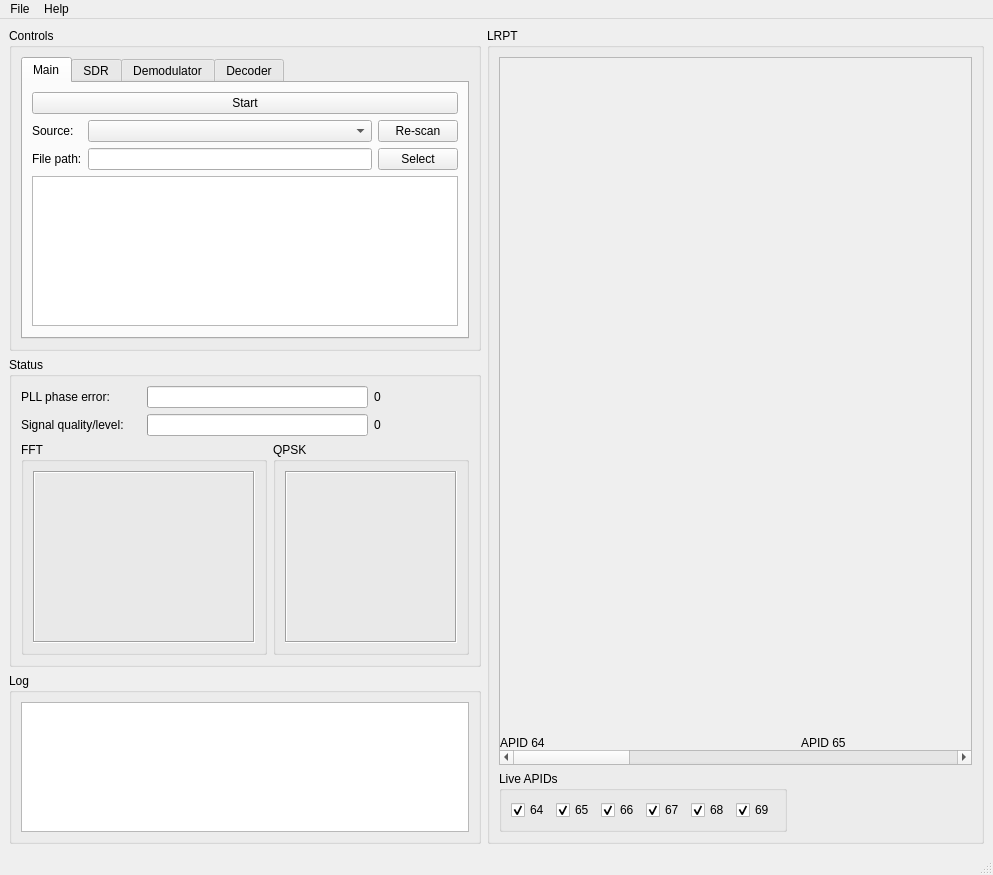
<?xml version="1.0" encoding="UTF-8"?>
<ui version="4.0">
 <class>MainWindow</class>
 <widget class="QMainWindow" name="MainWindow">
  <property name="geometry">
   <rect>
    <x>0</x>
    <y>0</y>
    <width>993</width>
    <height>875</height>
   </rect>
  </property>
  <property name="windowTitle">
   <string>glrpt</string>
  </property>
  <widget class="QWidget" name="centralwidget">
   <layout class="QGridLayout" name="gridLayout_5" rowstretch="0,0,1" columnstretch="0,1">
    <item row="0" column="0">
     <widget class="QGroupBox" name="ControlsGB">
      <property name="title">
       <string>Controls</string>
      </property>
      <layout class="QVBoxLayout" name="verticalLayout_3">
       <item>
        <widget class="QTabWidget" name="ControlsTabWidget">
         <property name="currentIndex">
          <number>0</number>
         </property>
         <widget class="QWidget" name="MainTab">
          <attribute name="title">
           <string>Main</string>
          </attribute>
          <layout class="QGridLayout" name="gridLayout_4">
           <item row="4" column="0" colspan="2">
            <widget class="QPlainTextEdit" name="SrcInfoText">
             <property name="sizePolicy">
              <sizepolicy hsizetype="Expanding" vsizetype="Fixed">
               <horstretch>0</horstretch>
               <verstretch>0</verstretch>
              </sizepolicy>
             </property>
             <property name="maximumSize">
              <size>
               <width>16777215</width>
               <height>150</height>
              </size>
             </property>
             <property name="readOnly">
              <bool>true</bool>
             </property>
            </widget>
           </item>
           <item row="0" column="0" colspan="2">
            <widget class="QPushButton" name="StartStopBtn">
             <property name="text">
              <string>Start</string>
             </property>
            </widget>
           </item>
           <item row="2" column="1">
            <layout class="QHBoxLayout" name="horizontalLayout_4">
             <item>
              <widget class="QLineEdit" name="SrcFilepath"/>
             </item>
             <item>
              <widget class="QPushButton" name="SrcFileBrowseBtn">
               <property name="text">
                <string>Select</string>
               </property>
              </widget>
             </item>
            </layout>
           </item>
           <item row="1" column="0">
            <widget class="QLabel" name="SrcLbl">
             <property name="text">
              <string>Source:</string>
             </property>
            </widget>
           </item>
           <item row="1" column="1">
            <layout class="QHBoxLayout" name="horizontalLayout_7">
             <item>
              <widget class="QComboBox" name="SrcCombB">
               <property name="sizePolicy">
                <sizepolicy hsizetype="Expanding" vsizetype="Fixed">
                 <horstretch>0</horstretch>
                 <verstretch>0</verstretch>
                </sizepolicy>
               </property>
               <property name="currentIndex">
                <number>-1</number>
               </property>
               <item>
                <property name="text">
                 <string>I/Q file</string>
                </property>
               </item>
               <item>
                <property name="text">
                 <string>QPSK file</string>
                </property>
               </item>
              </widget>
             </item>
             <item>
              <widget class="QPushButton" name="SrcRescanBtn">
               <property name="text">
                <string>Re-scan</string>
               </property>
              </widget>
             </item>
            </layout>
           </item>
           <item row="2" column="0">
            <widget class="QLabel" name="SrcFilepathLbl">
             <property name="text">
              <string>File path:</string>
             </property>
            </widget>
           </item>
          </layout>
         </widget>
         <widget class="QWidget" name="SDRTab">
          <attribute name="title">
           <string>SDR</string>
          </attribute>
          <layout class="QGridLayout" name="gridLayout_2">
           <item row="1" column="0">
            <widget class="QLabel" name="label_6">
             <property name="text">
              <string>Input rate/decimation:</string>
             </property>
            </widget>
           </item>
           <item row="5" column="0">
            <widget class="QCheckBox" name="SDRBiasTee">
             <property name="text">
              <string>Bias tee</string>
             </property>
            </widget>
           </item>
           <item row="4" column="1" colspan="2">
            <widget class="QSlider" name="SDRGainSlider">
             <property name="orientation">
              <enum>Qt::Horizontal</enum>
             </property>
             <property name="tickPosition">
              <enum>QSlider::TicksBelow</enum>
             </property>
             <property name="tickInterval">
              <number>20</number>
             </property>
            </widget>
           </item>
           <item row="0" column="0">
            <widget class="QLabel" name="label_4">
             <property name="text">
              <string>Frequency/bandwidth:</string>
             </property>
            </widget>
           </item>
           <item row="1" column="2">
            <widget class="QComboBox" name="SDRDecimationCombB">
             <item>
              <property name="text">
               <string>1</string>
              </property>
             </item>
             <item>
              <property name="text">
               <string>2</string>
              </property>
             </item>
             <item>
              <property name="text">
               <string>4</string>
              </property>
             </item>
             <item>
              <property name="text">
               <string>8</string>
              </property>
             </item>
             <item>
              <property name="text">
               <string>16</string>
              </property>
             </item>
             <item>
              <property name="text">
               <string>32</string>
              </property>
             </item>
            </widget>
           </item>
           <item row="4" column="0">
            <widget class="QRadioButton" name="SDRGainManualRB">
             <property name="text">
              <string>Manual</string>
             </property>
            </widget>
           </item>
           <item row="1" column="1">
            <widget class="QComboBox" name="SDRInputRateCombB"/>
           </item>
           <item row="0" column="1">
            <widget class="QDoubleSpinBox" name="SDRFrequencySB">
             <property name="suffix">
              <string> kHz</string>
             </property>
             <property name="decimals">
              <number>3</number>
             </property>
             <property name="minimum">
              <double>130000.000000000000000</double>
             </property>
             <property name="maximum">
              <double>140000.000000000000000</double>
             </property>
             <property name="singleStep">
              <double>100.000000000000000</double>
             </property>
             <property name="value">
              <double>137100.000000000000000</double>
             </property>
            </widget>
           </item>
           <item row="2" column="0" colspan="2">
            <widget class="QLabel" name="RcvSamplingRateLbl">
             <property name="text">
              <string>Sampling rate:</string>
             </property>
            </widget>
           </item>
           <item row="0" column="2">
            <widget class="QDoubleSpinBox" name="SDRBandwidthSB">
             <property name="suffix">
              <string> kHz</string>
             </property>
             <property name="decimals">
              <number>3</number>
             </property>
             <property name="minimum">
              <double>0.000000000000000</double>
             </property>
             <property name="maximum">
              <double>200.000000000000000</double>
             </property>
             <property name="singleStep">
              <double>10.000000000000000</double>
             </property>
             <property name="value">
              <double>120.000000000000000</double>
             </property>
            </widget>
           </item>
           <item row="3" column="0">
            <widget class="QRadioButton" name="SDRGainAutoRB">
             <property name="text">
              <string>AGC</string>
             </property>
             <property name="checked">
              <bool>true</bool>
             </property>
            </widget>
           </item>
           <item row="6" column="0" colspan="3">
            <spacer name="verticalSpacer_2">
             <property name="orientation">
              <enum>Qt::Vertical</enum>
             </property>
             <property name="sizeHint" stdset="0">
              <size>
               <width>20</width>
               <height>40</height>
              </size>
             </property>
            </spacer>
           </item>
          </layout>
         </widget>
         <widget class="QWidget" name="DemodTab">
          <attribute name="title">
           <string>Demodulator</string>
          </attribute>
          <layout class="QGridLayout" name="gridLayout_3">
           <item row="3" column="1">
            <widget class="QSpinBox" name="DemodRRCOrderSB">
             <property name="maximum">
              <number>256</number>
             </property>
             <property name="value">
              <number>32</number>
             </property>
            </widget>
           </item>
           <item row="6" column="0" colspan="3">
            <spacer name="verticalSpacer">
             <property name="orientation">
              <enum>Qt::Vertical</enum>
             </property>
             <property name="sizeHint" stdset="0">
              <size>
               <width>20</width>
               <height>40</height>
              </size>
             </property>
            </spacer>
           </item>
           <item row="1" column="1">
            <widget class="QDoubleSpinBox" name="DemodPLLBandwidthSB">
             <property name="suffix">
              <string> Hz</string>
             </property>
             <property name="decimals">
              <number>1</number>
             </property>
             <property name="minimum">
              <double>0.000000000000000</double>
             </property>
             <property name="maximum">
              <double>500.000000000000000</double>
             </property>
             <property name="value">
              <double>100.000000000000000</double>
             </property>
            </widget>
           </item>
           <item row="4" column="1">
            <widget class="QSpinBox" name="DemodInterpolationFactorSB">
             <property name="maximum">
              <number>32</number>
             </property>
             <property name="value">
              <number>4</number>
             </property>
            </widget>
           </item>
           <item row="3" column="0">
            <widget class="QLabel" name="label_10">
             <property name="text">
              <string>RRC order/alpha:</string>
             </property>
            </widget>
           </item>
           <item row="4" column="0">
            <widget class="QLabel" name="label_11">
             <property name="text">
              <string>Interpolation factor:</string>
             </property>
            </widget>
           </item>
           <item row="2" column="0">
            <widget class="QLabel" name="label_9">
             <property name="text">
              <string>PLL locked/unlocked threshold:</string>
             </property>
            </widget>
           </item>
           <item row="3" column="2">
            <widget class="QDoubleSpinBox" name="DemodRRCAlphaSB">
             <property name="decimals">
              <number>2</number>
             </property>
             <property name="minimum">
              <double>0.000000000000000</double>
             </property>
             <property name="maximum">
              <double>1.000000000000000</double>
             </property>
             <property name="singleStep">
              <double>0.100000000000000</double>
             </property>
             <property name="value">
              <double>0.600000000000000</double>
             </property>
            </widget>
           </item>
           <item row="2" column="1">
            <widget class="QDoubleSpinBox" name="DemodPLLLockedSB">
             <property name="decimals">
              <number>2</number>
             </property>
             <property name="minimum">
              <double>0.000000000000000</double>
             </property>
             <property name="maximum">
              <double>2.000000000000000</double>
             </property>
             <property name="singleStep">
              <double>0.100000000000000</double>
             </property>
             <property name="value">
              <double>0.800000000000000</double>
             </property>
            </widget>
           </item>
           <item row="2" column="2">
            <widget class="QDoubleSpinBox" name="DemodPLLUnlockedSB">
             <property name="decimals">
              <number>2</number>
             </property>
             <property name="minimum">
              <double>0.000000000000000</double>
             </property>
             <property name="maximum">
              <double>2.000000000000000</double>
             </property>
             <property name="singleStep">
              <double>0.100000000000000</double>
             </property>
             <property name="value">
              <double>0.830000000000000</double>
             </property>
            </widget>
           </item>
           <item row="5" column="0">
            <widget class="QCheckBox" name="DemodOffsetCB">
             <property name="text">
              <string>Offset QPSK</string>
             </property>
            </widget>
           </item>
           <item row="1" column="0">
            <widget class="QLabel" name="label_8">
             <property name="text">
              <string>Costas bandwidth:</string>
             </property>
            </widget>
           </item>
           <item row="0" column="0">
            <widget class="QCheckBox" name="DemodFilterCB">
             <property name="text">
              <string>Filter input samples</string>
             </property>
            </widget>
           </item>
          </layout>
         </widget>
         <widget class="QWidget" name="DecoderTab">
          <attribute name="title">
           <string>Decoder</string>
          </attribute>
          <layout class="QGridLayout" name="gridLayout_6">
           <item row="0" column="0">
            <widget class="QCheckBox" name="DecoderDiffcodedCB">
             <property name="text">
              <string>Differential coding</string>
             </property>
            </widget>
           </item>
           <item row="1" column="0">
            <widget class="QCheckBox" name="DecoderInterleavedCB">
             <property name="text">
              <string>Interleaving</string>
             </property>
            </widget>
           </item>
           <item row="2" column="0">
            <spacer name="verticalSpacer_3">
             <property name="orientation">
              <enum>Qt::Vertical</enum>
             </property>
             <property name="sizeHint" stdset="0">
              <size>
               <width>20</width>
               <height>40</height>
              </size>
             </property>
            </spacer>
           </item>
          </layout>
         </widget>
        </widget>
       </item>
      </layout>
     </widget>
    </item>
    <item row="0" column="1" rowspan="3">
     <widget class="QGroupBox" name="LRPTGB">
      <property name="title">
       <string>LRPT</string>
      </property>
      <layout class="QVBoxLayout" name="verticalLayout_11">
       <item>
        <widget class="QScrollArea" name="LRPTImageryScrollArea">
         <property name="widgetResizable">
          <bool>true</bool>
         </property>
         <widget class="QWidget" name="LRPTImageryWidget">
          <property name="geometry">
           <rect>
            <x>0</x>
            <y>0</y>
            <width>1818</width>
            <height>676</height>
           </rect>
          </property>
          <layout class="QHBoxLayout" name="horizontalLayout">
           <property name="spacing">
            <number>1</number>
           </property>
           <property name="leftMargin">
            <number>0</number>
           </property>
           <property name="topMargin">
            <number>0</number>
           </property>
           <property name="rightMargin">
            <number>0</number>
           </property>
           <property name="bottomMargin">
            <number>0</number>
           </property>
           <item>
            <layout class="QVBoxLayout" name="verticalLayout_5" stretch="1,0">
             <item>
              <widget class="LRPTChanWidget" name="LRPTChan64Widget" native="true">
               <property name="minimumSize">
                <size>
                 <width>300</width>
                 <height>0</height>
                </size>
               </property>
               <property name="maximumSize">
                <size>
                 <width>300</width>
                 <height>16777215</height>
                </size>
               </property>
              </widget>
             </item>
             <item>
              <widget class="QLabel" name="APID64Lbl">
               <property name="text">
                <string>APID 64</string>
               </property>
              </widget>
             </item>
            </layout>
           </item>
           <item>
            <layout class="QVBoxLayout" name="verticalLayout_6" stretch="1,0">
             <item>
              <widget class="LRPTChanWidget" name="LRPTChan65Widget" native="true">
               <property name="minimumSize">
                <size>
                 <width>300</width>
                 <height>0</height>
                </size>
               </property>
               <property name="maximumSize">
                <size>
                 <width>300</width>
                 <height>16777215</height>
                </size>
               </property>
              </widget>
             </item>
             <item>
              <widget class="QLabel" name="APID65Lbl">
               <property name="text">
                <string>APID 65</string>
               </property>
              </widget>
             </item>
            </layout>
           </item>
           <item>
            <layout class="QVBoxLayout" name="verticalLayout_7" stretch="1,0">
             <item>
              <widget class="LRPTChanWidget" name="LRPTChan66Widget" native="true">
               <property name="minimumSize">
                <size>
                 <width>300</width>
                 <height>0</height>
                </size>
               </property>
               <property name="maximumSize">
                <size>
                 <width>300</width>
                 <height>16777215</height>
                </size>
               </property>
              </widget>
             </item>
             <item>
              <widget class="QLabel" name="APID66Lbl">
               <property name="text">
                <string>APID 66</string>
               </property>
              </widget>
             </item>
            </layout>
           </item>
           <item>
            <layout class="QVBoxLayout" name="verticalLayout_8" stretch="1,0">
             <item>
              <widget class="LRPTChanWidget" name="LRPTChan67Widget" native="true">
               <property name="minimumSize">
                <size>
                 <width>300</width>
                 <height>0</height>
                </size>
               </property>
               <property name="maximumSize">
                <size>
                 <width>300</width>
                 <height>16777215</height>
                </size>
               </property>
              </widget>
             </item>
             <item>
              <widget class="QLabel" name="APID67Lbl">
               <property name="text">
                <string>APID 67</string>
               </property>
              </widget>
             </item>
            </layout>
           </item>
           <item>
            <layout class="QVBoxLayout" name="verticalLayout_9" stretch="1,0">
             <item>
              <widget class="LRPTChanWidget" name="LRPTChan68Widget" native="true">
               <property name="minimumSize">
                <size>
                 <width>300</width>
                 <height>0</height>
                </size>
               </property>
               <property name="maximumSize">
                <size>
                 <width>300</width>
                 <height>16777215</height>
                </size>
               </property>
              </widget>
             </item>
             <item>
              <widget class="QLabel" name="APID68Lbl">
               <property name="text">
                <string>APID 68</string>
               </property>
              </widget>
             </item>
            </layout>
           </item>
           <item>
            <layout class="QVBoxLayout" name="verticalLayout_10" stretch="1,0">
             <item>
              <widget class="LRPTChanWidget" name="LRPTChan69Widget" native="true">
               <property name="minimumSize">
                <size>
                 <width>300</width>
                 <height>0</height>
                </size>
               </property>
               <property name="maximumSize">
                <size>
                 <width>300</width>
                 <height>16777215</height>
                </size>
               </property>
              </widget>
             </item>
             <item>
              <widget class="QLabel" name="APID69Lbl">
               <property name="text">
                <string>APID 69</string>
               </property>
              </widget>
             </item>
            </layout>
           </item>
           <item>
            <spacer name="horizontalSpacer_4">
             <property name="orientation">
              <enum>Qt::Horizontal</enum>
             </property>
             <property name="sizeHint" stdset="0">
              <size>
               <width>40</width>
               <height>20</height>
              </size>
             </property>
            </spacer>
           </item>
          </layout>
         </widget>
        </widget>
       </item>
       <item>
        <layout class="QHBoxLayout" name="horizontalLayout_3">
         <item>
          <widget class="QGroupBox" name="LiveImageryGB">
           <property name="title">
            <string>Live APIDs</string>
           </property>
           <layout class="QHBoxLayout" name="horizontalLayout_2">
            <item>
             <widget class="QCheckBox" name="APID64ShowCB">
              <property name="text">
               <string>64</string>
              </property>
              <property name="checked">
               <bool>true</bool>
              </property>
             </widget>
            </item>
            <item>
             <widget class="QCheckBox" name="APID65ShowCB">
              <property name="text">
               <string>65</string>
              </property>
              <property name="checked">
               <bool>true</bool>
              </property>
             </widget>
            </item>
            <item>
             <widget class="QCheckBox" name="APID66ShowCB">
              <property name="text">
               <string>66</string>
              </property>
              <property name="checked">
               <bool>true</bool>
              </property>
             </widget>
            </item>
            <item>
             <widget class="QCheckBox" name="APID67ShowCB">
              <property name="text">
               <string>67</string>
              </property>
              <property name="checked">
               <bool>true</bool>
              </property>
             </widget>
            </item>
            <item>
             <widget class="QCheckBox" name="APID68ShowCB">
              <property name="text">
               <string>68</string>
              </property>
              <property name="checked">
               <bool>true</bool>
              </property>
             </widget>
            </item>
            <item>
             <widget class="QCheckBox" name="APID69ShowCB">
              <property name="text">
               <string>69</string>
              </property>
              <property name="checked">
               <bool>true</bool>
              </property>
             </widget>
            </item>
           </layout>
          </widget>
         </item>
         <item>
          <spacer name="horizontalSpacer_3">
           <property name="orientation">
            <enum>Qt::Horizontal</enum>
           </property>
           <property name="sizeHint" stdset="0">
            <size>
             <width>40</width>
             <height>20</height>
            </size>
           </property>
          </spacer>
         </item>
        </layout>
       </item>
      </layout>
     </widget>
    </item>
    <item row="2" column="0">
     <widget class="QGroupBox" name="LogGB">
      <property name="title">
       <string>Log</string>
      </property>
      <layout class="QVBoxLayout" name="verticalLayout">
       <item>
        <widget class="QPlainTextEdit" name="LogText">
         <property name="readOnly">
          <bool>true</bool>
         </property>
        </widget>
       </item>
      </layout>
     </widget>
    </item>
    <item row="1" column="0">
     <widget class="QGroupBox" name="StatusGB">
      <property name="title">
       <string>Status</string>
      </property>
      <layout class="QGridLayout" name="gridLayout">
       <item row="2" column="0" colspan="2">
        <widget class="QGroupBox" name="FFTPlotGB">
         <property name="title">
          <string>FFT</string>
         </property>
         <layout class="QVBoxLayout" name="verticalLayout_12">
          <item>
           <widget class="QFrame" name="FFTPlotFrame">
            <property name="frameShape">
             <enum>QFrame::Box</enum>
            </property>
            <property name="frameShadow">
             <enum>QFrame::Sunken</enum>
            </property>
            <layout class="QHBoxLayout" name="horizontalLayout_5">
             <item>
              <widget class="FFTWidget" name="FFTPlot" native="true">
               <property name="minimumSize">
                <size>
                 <width>200</width>
                 <height>150</height>
                </size>
               </property>
               <property name="maximumSize">
                <size>
                 <width>200</width>
                 <height>150</height>
                </size>
               </property>
              </widget>
             </item>
            </layout>
           </widget>
          </item>
         </layout>
        </widget>
       </item>
       <item row="0" column="3">
        <widget class="QLabel" name="PhaseErrorValLbl">
         <property name="text">
          <string>0</string>
         </property>
        </widget>
       </item>
       <item row="0" column="1" colspan="2">
        <widget class="QProgressBar" name="PhaseErrorBar">
         <property name="value">
          <number>0</number>
         </property>
         <property name="textVisible">
          <bool>false</bool>
         </property>
        </widget>
       </item>
       <item row="2" column="2" colspan="2">
        <widget class="QGroupBox" name="QPSKGB">
         <property name="title">
          <string>QPSK</string>
         </property>
         <layout class="QVBoxLayout" name="verticalLayout_13">
          <item>
           <widget class="QFrame" name="QPSKFrame">
            <property name="frameShape">
             <enum>QFrame::Box</enum>
            </property>
            <property name="frameShadow">
             <enum>QFrame::Sunken</enum>
            </property>
            <layout class="QHBoxLayout" name="horizontalLayout_6">
             <item>
              <widget class="QPSKWidget" name="QPSKPlot" native="true">
               <property name="minimumSize">
                <size>
                 <width>150</width>
                 <height>150</height>
                </size>
               </property>
               <property name="maximumSize">
                <size>
                 <width>150</width>
                 <height>150</height>
                </size>
               </property>
              </widget>
             </item>
            </layout>
           </widget>
          </item>
         </layout>
        </widget>
       </item>
       <item row="1" column="3">
        <widget class="QLabel" name="SignalLevelValLbl">
         <property name="text">
          <string>0</string>
         </property>
        </widget>
       </item>
       <item row="1" column="1" colspan="2">
        <widget class="QProgressBar" name="SignalQualityBar">
         <property name="value">
          <number>0</number>
         </property>
         <property name="textVisible">
          <bool>false</bool>
         </property>
        </widget>
       </item>
       <item row="1" column="0">
        <widget class="QLabel" name="SignalQualityLevelLbl">
         <property name="text">
          <string>Signal quality/level:</string>
         </property>
        </widget>
       </item>
       <item row="0" column="0">
        <widget class="QLabel" name="PhaseErrorLbl">
         <property name="text">
          <string>PLL phase error:</string>
         </property>
        </widget>
       </item>
      </layout>
     </widget>
    </item>
   </layout>
  </widget>
  <widget class="QMenuBar" name="menubar">
   <property name="geometry">
    <rect>
     <x>0</x>
     <y>0</y>
     <width>993</width>
     <height>29</height>
    </rect>
   </property>
   <widget class="QMenu" name="menuFile">
    <property name="title">
     <string>File</string>
    </property>
    <addaction name="ExitAct"/>
   </widget>
   <widget class="QMenu" name="menuHelp">
    <property name="title">
     <string>Help</string>
    </property>
    <addaction name="AboutAct"/>
   </widget>
   <addaction name="menuFile"/>
   <addaction name="menuHelp"/>
  </widget>
  <widget class="QStatusBar" name="statusbar"/>
  <action name="AboutAct">
   <property name="text">
    <string>About</string>
   </property>
  </action>
  <action name="ExitAct">
   <property name="text">
    <string>Exit</string>
   </property>
  </action>
 </widget>
 <customwidgets>
  <customwidget>
   <class>FFTWidget</class>
   <extends>QWidget</extends>
   <header>FFTWidget.h</header>
   <container>1</container>
  </customwidget>
  <customwidget>
   <class>QPSKWidget</class>
   <extends>QWidget</extends>
   <header>QPSKWidget.h</header>
   <container>1</container>
  </customwidget>
  <customwidget>
   <class>LRPTChanWidget</class>
   <extends>QWidget</extends>
   <header>LRPTChanWidget.h</header>
   <container>1</container>
  </customwidget>
 </customwidgets>
 <tabstops>
  <tabstop>ControlsTabWidget</tabstop>
  <tabstop>StartStopBtn</tabstop>
  <tabstop>SrcCombB</tabstop>
  <tabstop>SrcRescanBtn</tabstop>
  <tabstop>SrcFilepath</tabstop>
  <tabstop>SrcFileBrowseBtn</tabstop>
  <tabstop>SDRFrequencySB</tabstop>
  <tabstop>SDRInputRateCombB</tabstop>
  <tabstop>SDRGainAutoRB</tabstop>
  <tabstop>SDRGainManualRB</tabstop>
  <tabstop>SDRGainSlider</tabstop>
  <tabstop>SDRBiasTee</tabstop>
  <tabstop>DemodFilterCB</tabstop>
  <tabstop>DemodPLLBandwidthSB</tabstop>
  <tabstop>DemodPLLLockedSB</tabstop>
  <tabstop>DemodPLLUnlockedSB</tabstop>
  <tabstop>DemodRRCOrderSB</tabstop>
  <tabstop>DemodRRCAlphaSB</tabstop>
  <tabstop>DemodInterpolationFactorSB</tabstop>
  <tabstop>DemodOffsetCB</tabstop>
  <tabstop>DecoderDiffcodedCB</tabstop>
  <tabstop>DecoderInterleavedCB</tabstop>
  <tabstop>LogText</tabstop>
  <tabstop>LRPTImageryScrollArea</tabstop>
  <tabstop>APID64ShowCB</tabstop>
  <tabstop>APID65ShowCB</tabstop>
  <tabstop>APID66ShowCB</tabstop>
  <tabstop>APID67ShowCB</tabstop>
  <tabstop>APID68ShowCB</tabstop>
  <tabstop>APID69ShowCB</tabstop>
 </tabstops>
 <resources/>
 <connections/>
</ui>
